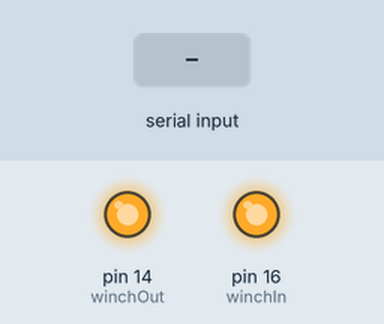
This sketch was run on a simulated Arduino Uno, built with avr-gcc and run on an emulated ATmega328P. On the bench: output pins drawn as LEDs (lit = HIGH). The inputs (shaded band) are chosen by the test bench. Pins used as bus, display or sensor lines are not drawn.

Above: at 3.2 s.
3.3 s: "i" received over Serial
At 3.37 s:
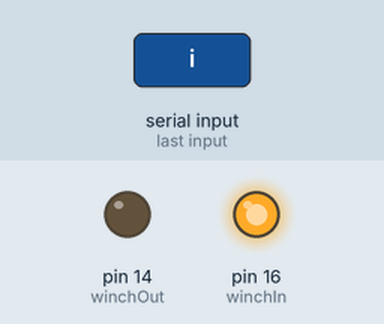
4.9 s: "o" received over Serial
At 4.98 s:
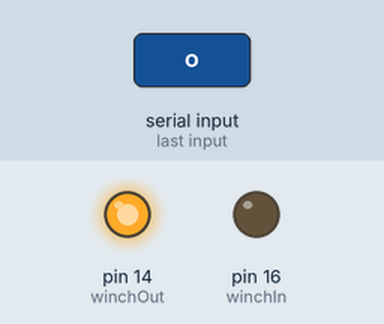
Timing chart, 0 to 7.9 s (numbered marks = the images above; inputs shaded):
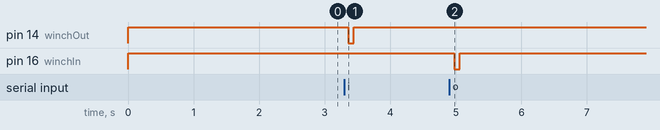

Measured:
- after the input at 3.3 s, pin 14 (winchOut): HIGH → LOW after 0.06 s, → HIGH 0.09 s later
- after the input at 4.9 s, pin 16 (winchIn): HIGH → LOW after 0.08 s, → HIGH 0.09 s later

The sketch:

winch_control.ino
```cpp
/**
 * Robert Mitchell
 *
 * Program powers on HC05 BlueTooth Master/Slave unit configured as Slave
 * and listens for data on its TX pin.
 *
 * Depending on character recieved, loop() exclusively toggles two digital pins for relay
 * control of DC winch motor. Relays are switched on for a fixed time before reading
 * the next input.
 */

#define btvcc 7
#define winchIn 16 // Using analog pins as relay triggers.
#define winchOut 14
String msg;


void setup() {
  // Set up winch control pins.
  // NOTICE: HIGH is used in place of LOW.
  //For unknown reasons, this board's digital pins are 0V for HIGH and 5V for LOW. This may be indicative of a problem on the board.
  digitalWrite(winchIn, HIGH);
  digitalWrite(winchOut, HIGH);
  pinMode(winchIn, OUTPUT);
  pinMode(winchOut, OUTPUT);

  // Start up softly
  delay(1000);

  // Turn on BlueTooth and set baud rate for reading winch commands.
  pinMode(btvcc, OUTPUT);
  digitalWrite(btvcc, HIGH); // For unknown reasons this pin operates normally. HIGH corresponds to 5V, LOW to 0V.
  Serial.begin(9600); // HC05 is configured out of the box to run at 9600 for transparent mode.

  delay(1000);
}

void loop() {
  delay(85); // Run Winch for fraction of a second before checking for next instruction. Relays have intrinsic switching speed that cannot be exceeded.
  if (Serial.available()) {
    char recievedData = Serial.read(); // Read any character found.
    if (recievedData == 'i') {
      // IN
      digitalWrite(winchIn, HIGH);
      digitalWrite(winchOut, LOW);
    } else if (recievedData == 'o') {
      // OUT
      digitalWrite(winchIn, LOW);
      digitalWrite(winchOut, HIGH);
    }
    else {
      // TURN WINCH OFF, uknown character.
      digitalWrite(winchIn, HIGH);
      digitalWrite(winchOut, HIGH);
    }
  } else {
    // TURN WINCH OFF, lack of input.
    digitalWrite(winchIn, HIGH);
    digitalWrite(winchOut, HIGH);
  }
}
```
